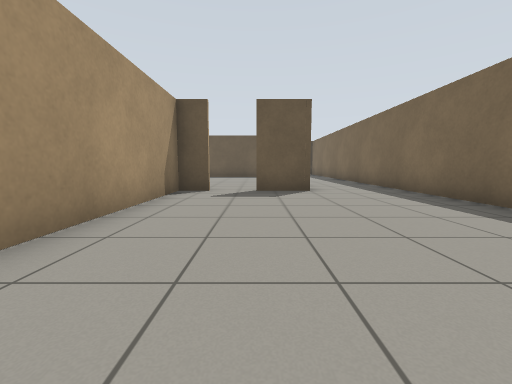
View 1 (above)

17 first-person views from a walk through a Gazebo world. The camera is 0.72 m above the floor, tilts 6° down and sees 90° across. The floor is counted in squares, 1 m on a side. Each view is taken from the middle of a square. On the plan, view 1 faces up. The plan holds only what a view shows up to about 9 squares ahead; the rest is blank.

View 2
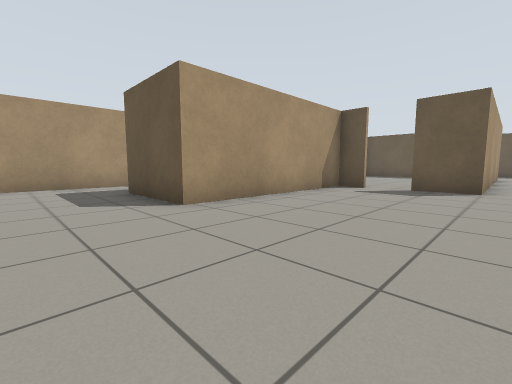

View 3
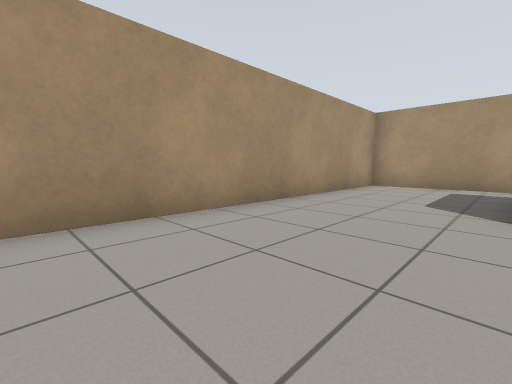

View 4
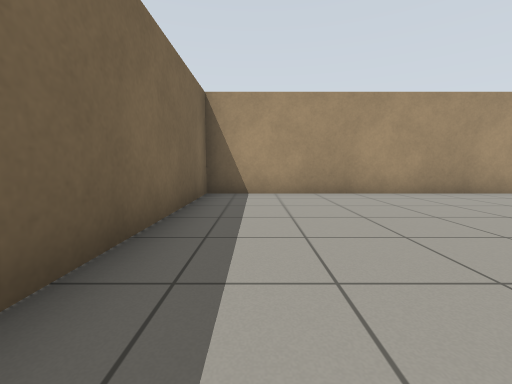

View 5
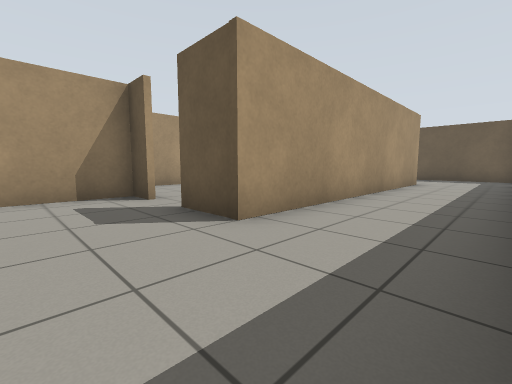

View 6
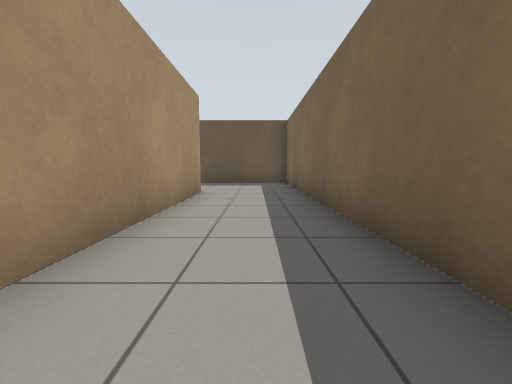

View 7
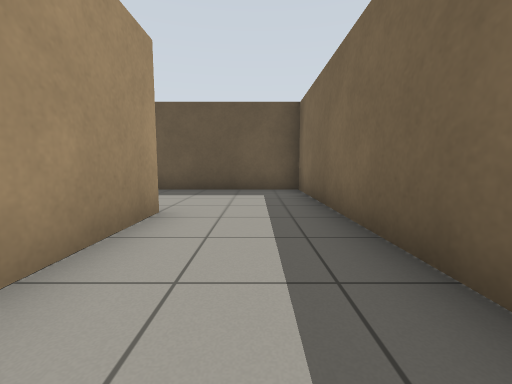

View 8
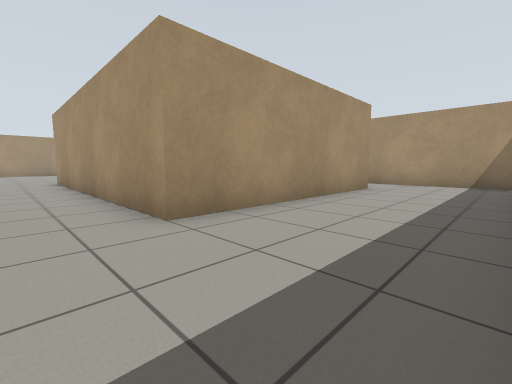

View 9
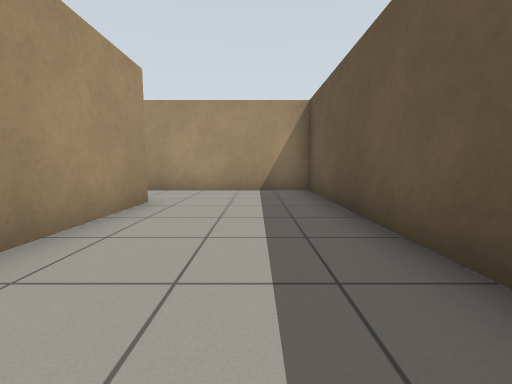

View 10
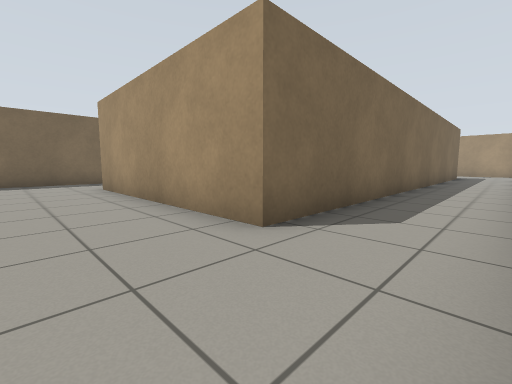

View 11
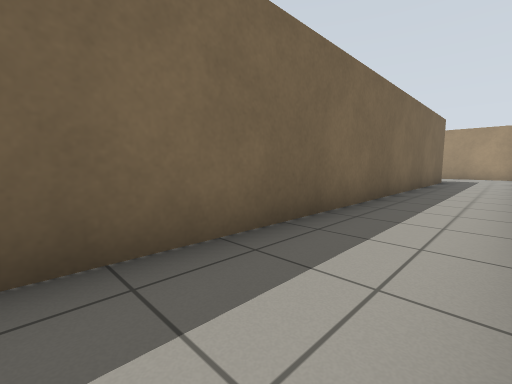

View 12
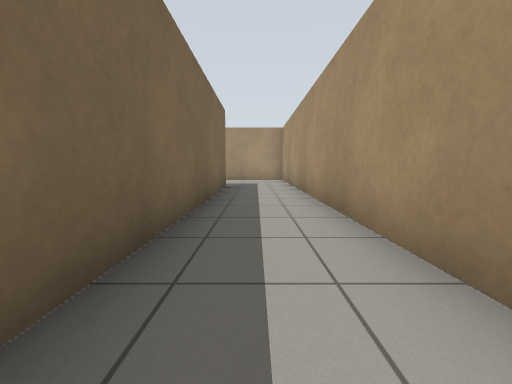

View 13
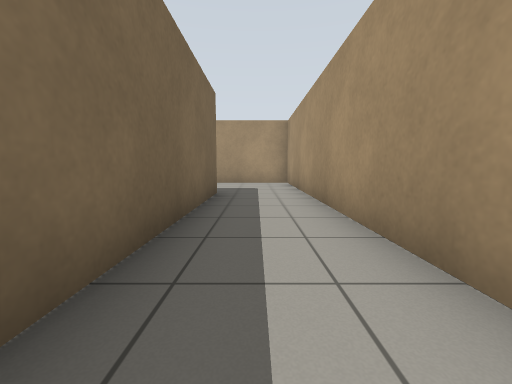

View 14
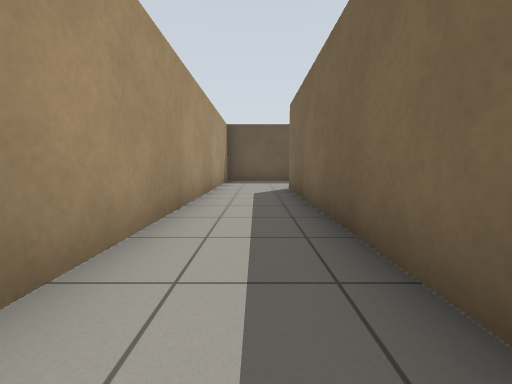

View 15
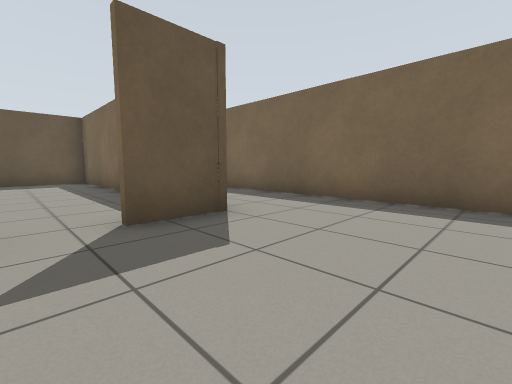

View 16
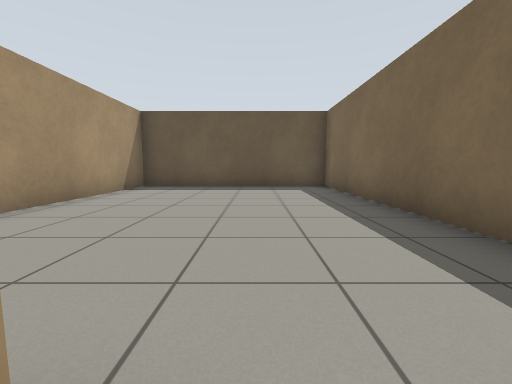

View 17
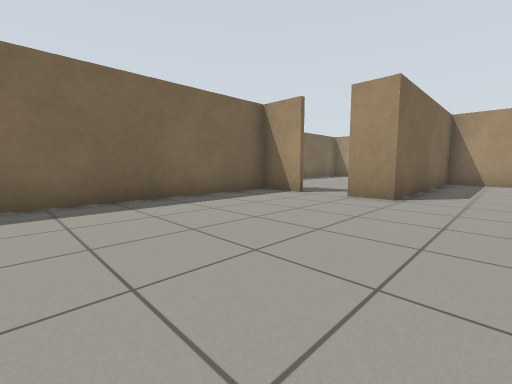

### Floor plan
Ten units are one square. View 1 is at (0, 0); x grows to the right and y downward. Boxes are objects, and circles mark ways between rooms. Rooms are numbered by the first view taken in them; rooms with no view inside come last. Other rooms are left out.
<svg viewBox="-78 -200 126 230">
<path fill="none" stroke="#000" d="M-22 -72 -22 -13 -50 -13 -50 -159 15 -159 15 -72 0 -72M-14 -195 -73 -195 -73 25 43 25 43 -195 1 -195M-13 -72 -22 -72M0 -73 14 -73 14 -157 -48 -157 -48 -108M-23 -17 -23 -73 -13 -73M-41 -15 -25 -15"/>
<circle cx="-5" cy="-70" r="3" fill="#2a7"/>
<text x="-10" y="-60">1</text>
<text x="-20" y="-100">2</text>
</svg>
Room 1 opens to room 2.

Where each view was taken, in squares from view 1:
view 1: 0 up, 0 right, facing up
view 2: 1 down, 2 right, facing up-left
view 3: 1 up, 2 right, facing down-left
view 4: 4 up, 3 right, facing down
view 5: 5 up, 4 right, facing up-left
view 6: 9 up, 3 right, facing up
view 7: 12 up, 3 right, facing up
view 8: 19 up, 3 right, facing down-left
view 9: 18 up, 0 right, facing left
view 10: 18 up, 7 left, facing down-right
view 11: 14 up, 7 left, facing down-right
view 12: 10 up, 6 left, facing down
view 13: 8 up, 6 left, facing down
view 14: 8 up, 6 left, facing up
view 15: 4 up, 1 left, facing up-right
view 16: 7 up, 1 left, facing up
view 17: 13 up, 4 left, facing down-right
